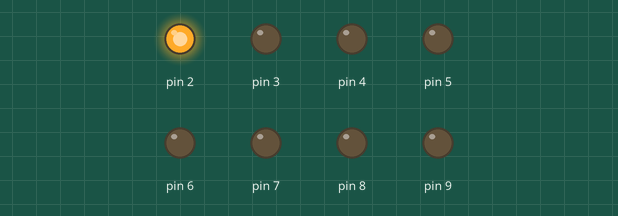
This sketch was run on a simulated Arduino Uno, built with avr-gcc and run on an emulated ATmega328P. Parts: output pins drawn as LEDs (lit = HIGH). What the sketch prints to the serial monitor is not drawn.

Above: at 0.1 s.
Timing chart, 0 to 1.6 s (numbered marks = the images above):
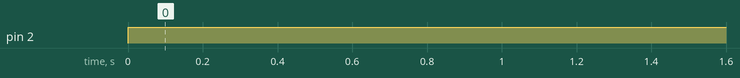

The sketch:

Binary_Counter_Tutorial.ino
```cpp
void setup()
  {
  //Start serial communication
  Serial.begin(9600);
  //For the loop to run from 2 to 9
  for (int i=2; i<10; i++)
    {
  //Makes the pins the output
      pinMode(i,OUTPUT);
  //Setting pins to LOW makes sure the LEDs are off
      digitalWrite(i,LOW);
    }
  }

void loop()
    {
            //I MIGHT HAVE TO CHANGE THIS BASED UPON WHEN I DO IT
      int counter = 1;
    for (int i = 0; i<8; i++)
      {
        if (bitRead(counter,i) == 1)
          {
            //I think this loop has the light turn on when i=1, otherwise turn off
            digitalWrite(i+2,HIGH);
          }
        else
          {
            digitalWrite(i+2,LOW);
          }
      }
      //This is a delay of 100ms so we can see the counter counting
      delay(100);
      //Increments the counter (shortened for "counter=counter+1")
      counter++;
      //The maximum the counter can reach is 255, then reverts to 0
      //Sends the counter value to the serial port to the serial monitor in the Arduino IDE
      Serial.print(counter); //Counter value to serial port
      Serial.print(" as binary number:"); //Send a string
      //BIN=binary, HEX=hexadecimal
      Serial.println(counter,BIN); //Sends the value in binary format and then a line feed
   }
```

Measured:
- by itself, pin 2: LOW → HIGH at 0.00 s
